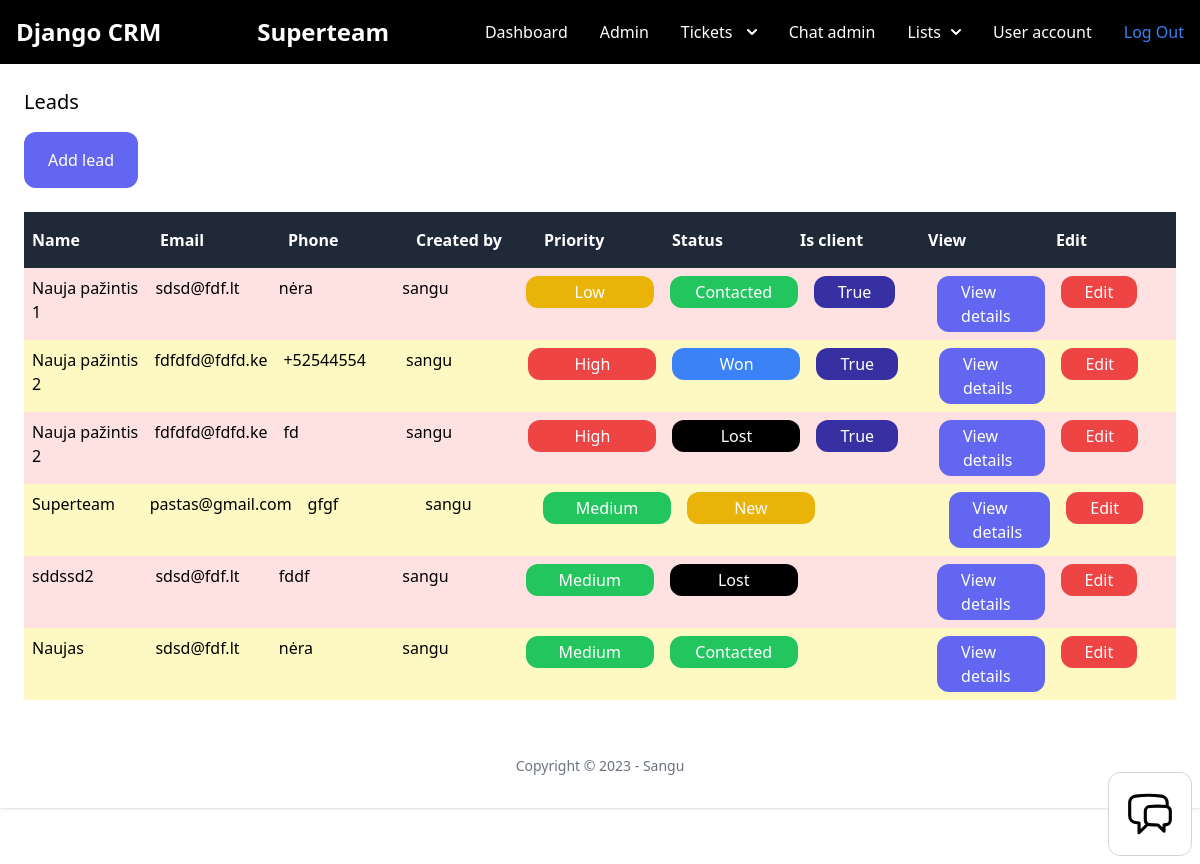
The app's page /dashboard/leads/ (signed in) with its own data.
### team/models.py (models this page shows, shortened)
class Team(models.Model):
    plan = models.ForeignKey(Plan, related_name='teams', on_delete=models.SET_NULL, null=True, blank=True)
    name = models.CharField(max_length=100)
    members = models.ManyToManyField(User, related_name='teams')
    created_by = models.ForeignKey(User, related_name='created_teams', on_delete=models.CASCADE)
    created_at = models.DateTimeField(auto_now_add=True)

### leads/models.py (models this page shows, shortened)
class Lead(models.Model):
    LOW = 'low'
    MEDIUM = 'medium'
    HIGH = 'high'
    CHOICES_PRIORITY = (
        (LOW, 'Low'),
        (MEDIUM, 'Medium'),
        (HIGH, 'High'),
    )
    NEW = 'new'
    CONTACTED = 'contacted'
    WON = 'won'
    LOST = 'lost'
    CHOICES_STATUS = (
        (NEW, 'New'),
        (CONTACTED, 'Contacted'),
        (WON, 'Won'),
        (LOST, 'Lost'),
    )
    team = models.ForeignKey(Team, related_name='leads', on_delete=models.CASCADE, null=True, blank=True)
    name = models.CharField(max_length=255)
    email = models.EmailField(null=True, blank=True)
    phone = models.CharField(max_length=100, null=True, blank=True)
    description = models.TextField(blank=True, null=True)
    priority = models.CharField(max_length=10, choices=CHOICES_PRIORITY, default=MEDIUM)
    status = models.CharField(max_length=10, choices=CHOICES_STATUS, default=NEW)
    is_client = models.BooleanField(default=False)
    created_by = models.ForeignKey(User, related_name='leads', on_delete=models.CASCADE)
    created_at = models.DateTimeField(auto_now_add=True)
    modified_at = models.DateTimeField(auto_now=True)

### user/models.py (models this page shows)
class User(AbstractUser):
    phone = models.TextField(blank=True, null=True)
    is_customer = models.BooleanField(default=True)
    is_manager = models.BooleanField(default=False)

### leads/views.py (the view)
# urls.py: path('', views.LeadListView.as_view(), name='list'),
class LeadListView(ManagementRequiredMixin, ListView):
    model = Lead
    def get_queryset(self):
        queryset = super(LeadListView, self).get_queryset()
        team = self.request.user.userprofile.active_team
        return queryset.filter(team=team) #is_client=False)

### chat/context_processors.py (called while the page is built)
def chat_waiting(request):
    waiting_chat = Room.objects.filter(status='waiting')
    return {'waiting_chat': waiting_chat}

### leads/views.py (called while the page is built)
    def test_func(self):
        return self.request.user.is_manager

### team/context_processors.py (called while the page is built)
def active_team(request):
    if request.user.is_authenticated:
        if request.user.userprofile.active_team:
            active_team = request.user.userprofile.active_team
        else:
            active_team = Team.objects.filter(created_by=request.user)[0]
    else:
        active_team = None
    return {'active_team': active_team}

### ticket/context_processors.py (called while the page is built)
def pending_tickets(request):
    pending_tickets = 0
    if request.user.is_authenticated:
        if request.user.is_manager:
            pending_tickets = Ticket.objects.filter(status='pending')
        else:
            pending_tickets = pending_tickets
    else:
        pending_tickets = pending_tickets
    return {'pending_tickets': pending_tickets}

def workspace_tickets(request):
    if request.user.is_authenticated:
        workspace_tickets = Ticket.objects.filter(assign_to=request.user, is_resolved=False)
    else:
        workspace_tickets = 0
    return {'workspace_tickets': workspace_tickets}

### leads/templates/leads/lead_list.html (shortened to what this page needs)
{% extends 'app/base.html'  %}
{% block content %}
<div class="py-6 px-6">
    <h1 class="mb-4 text-xl">Leads</h1>
    <a href="{% url 'leads:add' %}" class="inline-block py-4 px-6 bg-indigo-500 rounded-xl text-white">Add lead</a>
    {% if object_list %}
    <div class="mt-6 flex justify-between">
        <p class="py-4 px-2 bg-gray-800 font-semibold w-full text-white">Name</p>
        <p class="py-4 px-2 bg-gray-800 font-semibold w-full text-white">Email</p>
        <p class="py-4 px-2 bg-gray-800 font-semibold w-full text-white">Phone</p>
        <p class="py-4 px-2 bg-gray-800 font-semibold w-full text-white">Created by</p>
        <p class="py-4 px-2 bg-gray-800 font-semibold w-full text-white">Priority</p>
        <p class="py-4 px-2 bg-gray-800 font-semibold w-full text-white">Status</p>
        <p class="py-4 px-2 bg-gray-800 font-semibold w-full text-white">Is client</p>
        <p class="py-4 px-2 bg-gray-800 font-semibold w-full text-white">View</p>
        <p class="py-4 px-2 bg-gray-800 font-semibold w-full text-white">Edit</p>
    </div>
    {% for lead in object_list %}
    <div class="flex justify-between">
        <p class="py-2 px-2 w-full {% cycle 'bg-red-100' 'bg-yellow-100' %}">
            {{ lead.name }}
        </p>
        <p class="py-2 px-2 w-full {% cycle 'bg-red-100' 'bg-yellow-100' %}">
            {{ lead.email }}
        </p>
        <p class="py-2 px-2 w-full {% cycle 'bg-red-100' 'bg-yellow-100' %}">
            {{ lead.phone }}
        </p>
        <p class="py-2 px-2 w-full {% cycle 'bg-red-100' 'bg-yellow-100' %}">
            {{ lead.created_by }}
        </p>
        <p class="py-2 px-2 w-full {% cycle 'bg-red-100' 'bg-yellow-100' %}">
            {% if lead.priority == 'low' %}
            <span class="inline-block py-1 px-6 bg-yellow-500 rounded-xl text-white w-32 text-center">{{ lead.get_priority_display }}</span>
            {% elif lead.priority == 'medium' %}
            <span class="inline-block py-1 px-6 bg-green-500 rounded-xl text-white w-32 text-center">{{ lead.get_priority_display }}</span>
            {% elif lead.priority == 'high' %}
            <span class="inline-block py-1 px-6 bg-red-500 rounded-xl text-white w-32 text-center">{{ lead.get_priority_display }}</span>
            {% endif %}
        </p>
        <p class="py-2 px-2 w-full {% cycle 'bg-red-100' 'bg-yellow-100' %}">
            {% if lead.status == 'new' %}
            <span class="inline-block py-1 px-6 bg-yellow-500 rounded-xl text-white w-32 text-center">{{ lead.get_status_display }}</span>
            {% elif lead.status == 'contacted' %}
            <span class="inline-block py-1 px-6 bg-green-500 rounded-xl text-white w-32 text-center">{{ lead.get_status_display }}</span>
            {% elif lead.status == 'won' %}
            <span class="inline-block py-1 px-6 bg-blue-500 rounded-xl text-white w-32 text-center">{{ lead.get_status_display }}</span>
            {% elif lead.status == 'lost' %}
            <span class="inline-block py-1 px-6 bg-black rounded-xl text-white w-32 text-center">{{ lead.get_status_display }}</span>
            {% endif %}
        </p>
        <p class="py-2 px-2 w-full {% cycle 'bg-red-100' 'bg-yellow-100' %}">
            {% if lead.is_client %}
            <span class="inline-block py-1 px-6 bg-indigo-800 rounded-xl text-white">True</span>
            {% endif %}
        </p>
        <p class="py-2 px-2 w-full {% cycle 'bg-red-100' 'bg-yellow-100' %}">
            <a href="{% url 'leads:detail' lead.id %}" class="inline-block py-1 px-6 bg-indigo-500 rounded-xl text-white">View details</a>
        </p>
        <p class="py-2 px-2 w-full {% cycle 'bg-red-100' 'bg-yellow-100' %}">
            <a href="{% url 'leads:edit' lead.id %}" class="inline-block py-1 px-6 bg-red-500 rounded-xl text-white">Edit</a>
        </p>
    </div>
    {% endfor %}
    {% else %}
    <p class="mt-6 px-2">There are no leads in the database yet...</p>
    {% endif %}
</div>
{% endblock %}

### app/templates/app/base.html (shortened to what this page needs)
{% load static %}
<!doctype html>
<html lang="en">
<head>
    <link rel="stylesheet" type="text/css" href="{% static 'src/output.css' %}">
    <script src="https://cdn.tailwindcss.com"></script>
</head>
<body>
    <nav class="bg-black border-gray-200 dark:bg-black dark:border-gray-700">
        <div class="max-w-screen-xl flex flex-wrap items-center justify-between mx-auto p-4">
            <a href="/" class="flex items-center">
                <span class="self-center text-2xl font-semibold whitespace-nowrap text-white">Django CRM</span>
            </a>
            {% if request.user.is_authenticated %}
            {% if request.user.is_manager %}
            <a href="{% url 'teams:detail' active_team.id %}" class="flex items-center">
                <span class="self-center text-2xl font-semibold whitespace-nowrap text-white">{{ active_team.name }}</span>
            </a>
            {% endif %}
            {% endif %}
            <div class="hidden w-full md:block md:w-auto" id="navbar-multi-level">
                <ul class="flex flex-col font-medium p-4 md:p-0 mt-4 border border-gray-100 rounded-lg bg-black md:flex-row md:space-x-8 md:mt-0 md:border-0 md:bg-black bg-gray-800 md:bg-black dark:border-gray-700 text-white">
                    <li>
                        <a href="{% url 'dashboard:index' %}" class="block py-2 pl-3 pr-4 text-white rounded hover:bg-gray-100 md:hover:bg-transparent md:border-0 md:hover:text-blue-700 md:p-0 dark:text-white md:dark:hover:text-blue-500 dark:hover:bg-gray-700 dark:hover:text-white md:dark:hover:bg-transparent">Dashboard</a>
                    </li>
                    {% if request.user.is_staff %}
                    <li>
                        <a href="/admin" class="block py-2 pl-3 pr-4 text-white rounded hover:bg-gray-100 md:hover:bg-transparent md:border-0 md:hover:text-blue-700 md:p-0 dark:text-white md:dark:hover:text-blue-500 dark:hover:bg-gray-700 dark:hover:text-white md:dark:hover:bg-transparent">Admin</a>
                    </li>
                    {% endif %}
                    {% if request.user.is_authenticated %}
                    {% if request.user.is_manager %}
                    <li>
                        <button id="dropdownNavbrLink" data-dropdown-toggle="dropdownNavbar" class="flex items-center justify-between w-full py-2 pl-3 pr-4  text-gray-700 border-b border-gray-100 hover:bg-gray-50 md:hover:bg-transparent md:border-0 md:hover:text-blue-700 md:p-0 md:w-auto text-white md:dark:hover:text-blue-500 dark:focus:text-white dark:border-gray-700 dark:hover:bg-gray-700 md:dark:hover:bg-transparent">
                            Tickets&nbsp; <svg class="w-2.5 h-2.5 ml-2.5" aria-hidden="true" xmlns="http://www.w3.org/2000/svg" fill="none" viewBox="0 0 10 6">
                                <path stroke="currentColor" stroke-linecap="round" stroke-linejoin="round" stroke-width="2" d="m1 1 4 4 4-4" />
                            </svg>
                        </button>
                    </li>
                    {% endif %}
                    {% endif %}
                    {% if request.user.is_manager %}
                    <li>
                        <a href="{% url 'chat:admin' %}" class="block py-2 pl-3 pr-4 text-white rounded hover:bg-gray-100 md:hover:bg-transparent md:border-0 md:hover:text-blue-700 md:p-0 dark:text-white md:dark:hover:text-blue-500 dark:hover:bg-gray-700 dark:hover:text-white md:dark:hover:bg-transparent">Chat admin {% if waiting_chat.count > 0 %} <span class="text-red-500 font-bold">({{ waiting_chat.count }}) {% endif %}</span></a>
                    </li>
                    <li>
                        <button id="dropdownNavbarLink" data-dropdown-toggle="dropdownNavbar_lists" class="flex items-center justify-between w-full py-2 pl-3 pr-4  text-white border-b border-gray-100 hover:bg-gray-50 md:hover:bg-transparent md:border-0 md:hover:text-blue-700 md:p-0 md:w-auto dark:text-white md:dark:hover:text-blue-500 dark:focus:text-white dark:border-gray-700 dark:hover:bg-gray-700 md:dark:hover:bg-transparent">
                            Lists <svg class="w-2.5 h-2.5 ml-2.5" aria-hidden="true" xmlns="http://www.w3.org/2000/svg" fill="none" viewBox="0 0 10 6">
                                <path stroke="currentColor" stroke-linecap="round" stroke-linejoin="round" stroke-width="2" d="m1 1 4 4 4-4" />
                            </svg>
                        </button>
                    </li>
                    {% endif %}
                    {% if request.user.is_authenticated %}
                    <li>
                        <a href="{% url 'userprofile:user_account' %}" class="block py-2 pl-3 pr-4 text-white rounded hover:bg-gray-100 md:hover:bg-transparent md:border-0 md:hover:text-blue-700 md:p-0 dark:text-white md:dark:hover:text-blue-500 dark:hover:bg-gray-700 dark:hover:text-white md:dark:hover:bg-transparent">User account</a>
                    </li>
                    {% endif %}
                    {% if request.user.is_authenticated %}
                    <li>
                        <a href="{% url 'logout' %}" class="block py-2 pl-3 pr-4 text-white bg-blue-700 rounded md:bg-transparent md:text-blue-500 md:p-0 md:dark:text-blue-500 dark:bg-blue-600 md:dark:bg-transparent" aria-current="page">Log Out</a>
                    </li>
                    {% endif %}
                </ul>
            </div>
        </div>
    </nav>
    {% block content %}
    {% endblock%}
    {% include 'chat/chat_bubble.html' %}
    <footer class="bg-white shadow dark:bg-black">
        <div class="w-full max-w-screen-xl mx-auto p-4 md:py-8">
            <span class="block text-sm text-gray-500 sm:text-center dark:text-gray-400">Copyright © 2023 - Sangu</span>
        </div>
    </footer>
    <footer class="py-3 my-4">
    </footer>
</body>
</html>

### records on screen
Team: name "Superteam"
Lead: name "Nauja pažintis 1", email "sdsd@fdf.lt", phone "nėra", created_by "sangu", priority "Low", status "Contacted", is_client "True"
Lead: name "Nauja pažintis 2", email "fdfdfd@fdfd.ke", phone "+52544554", created_by "sangu", priority "High", status "Won", is_client "True"
Lead: name "Nauja pažintis 2", email "fdfdfd@fdfd.ke", phone "fd", created_by "sangu", priority "High", status "Lost", is_client "True"
Lead: name "Superteam", email "pastas@gmail.com", phone "gfgf", created_by "sangu", priority "Medium", status "New"
Lead: name "sddssd2", email "sdsd@fdf.lt", phone "fddf", created_by "sangu", priority "Medium", status "Lost"
Lead: name "Naujas", email "sdsd@fdf.lt", phone "nėra", created_by "sangu", priority "Medium", status "Contacted"
